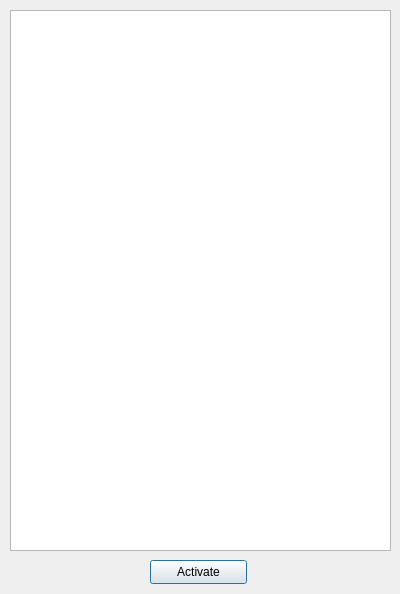
<?xml version="1.0" encoding="UTF-8"?>
<ui version="4.0">
 <class>Flatline</class>
 <widget class="QDialog" name="Flatline">
  <property name="geometry">
   <rect>
    <x>0</x>
    <y>0</y>
    <width>400</width>
    <height>594</height>
   </rect>
  </property>
  <property name="windowTitle">
   <string>Flatline</string>
  </property>
  <widget class="QPlainTextEdit" name="plainTextEditOutput">
   <property name="geometry">
    <rect>
     <x>10</x>
     <y>10</y>
     <width>381</width>
     <height>541</height>
    </rect>
   </property>
  </widget>
  <widget class="QPushButton" name="pushButtonActivate">
   <property name="geometry">
    <rect>
     <x>150</x>
     <y>560</y>
     <width>97</width>
     <height>24</height>
    </rect>
   </property>
   <property name="text">
    <string>Activate</string>
   </property>
  </widget>
 </widget>
 <resources/>
 <connections/>
</ui>
